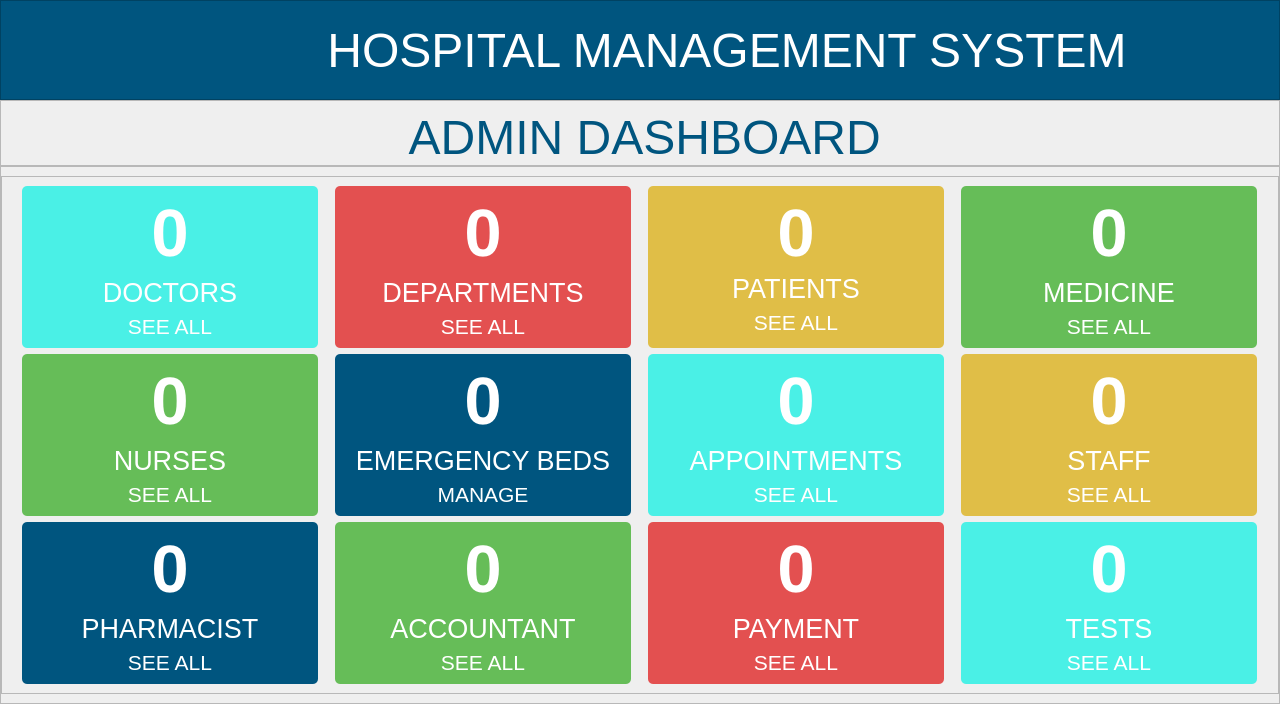
<?xml version="1.0" encoding="UTF-8"?>
<ui version="4.0">
 <class>MainWindow</class>
 <widget class="QMainWindow" name="MainWindow">
  <property name="geometry">
   <rect>
    <x>0</x>
    <y>0</y>
    <width>1280</width>
    <height>704</height>
   </rect>
  </property>
  <property name="windowTitle">
   <string>MainWindow</string>
  </property>
  <widget class="QWidget" name="centralwidget">
   <property name="minimumSize">
    <size>
     <width>1280</width>
     <height>700</height>
    </size>
   </property>
   <layout class="QVBoxLayout" name="verticalLayout_2">
    <property name="spacing">
     <number>0</number>
    </property>
    <property name="leftMargin">
     <number>0</number>
    </property>
    <property name="topMargin">
     <number>0</number>
    </property>
    <property name="rightMargin">
     <number>0</number>
    </property>
    <property name="bottomMargin">
     <number>0</number>
    </property>
    <item>
     <widget class="QFrame" name="header_frame">
      <property name="sizePolicy">
       <sizepolicy hsizetype="Preferred" vsizetype="Preferred">
        <horstretch>0</horstretch>
        <verstretch>0</verstretch>
       </sizepolicy>
      </property>
      <property name="minimumSize">
       <size>
        <width>1280</width>
        <height>100</height>
       </size>
      </property>
      <property name="maximumSize">
       <size>
        <width>16777215</width>
        <height>100</height>
       </size>
      </property>
      <property name="styleSheet">
       <string notr="true">background-color:rgb(0, 85, 127);</string>
      </property>
      <property name="frameShape">
       <enum>QFrame::StyledPanel</enum>
      </property>
      <property name="frameShadow">
       <enum>QFrame::Raised</enum>
      </property>
      <layout class="QHBoxLayout" name="horizontalLayout">
       <property name="sizeConstraint">
        <enum>QLayout::SetDefaultConstraint</enum>
       </property>
       <property name="leftMargin">
        <number>0</number>
       </property>
       <property name="topMargin">
        <number>0</number>
       </property>
       <property name="rightMargin">
        <number>0</number>
       </property>
       <property name="bottomMargin">
        <number>0</number>
       </property>
       <item>
        <widget class="QFrame" name="logo_frame">
         <property name="minimumSize">
          <size>
           <width>80</width>
           <height>50</height>
          </size>
         </property>
         <property name="maximumSize">
          <size>
           <width>100</width>
           <height>16777215</height>
          </size>
         </property>
         <property name="styleSheet">
          <string notr="true">background-color:transparent;
margin-top:6px;
margin-bottom:0px;</string>
         </property>
         <property name="frameShape">
          <enum>QFrame::StyledPanel</enum>
         </property>
         <property name="frameShadow">
          <enum>QFrame::Raised</enum>
         </property>
         <widget class="QLabel" name="logo">
          <property name="geometry">
           <rect>
            <x>20</x>
            <y>10</y>
            <width>61</width>
            <height>71</height>
           </rect>
          </property>
          <property name="styleSheet">
           <string notr="true"/>
          </property>
          <property name="text">
           <string/>
          </property>
          <property name="pixmap">
           <pixmap resource="../../assets/resources.qrc">:/reosurces_logo/back-svgrepo-com.svg</pixmap>
          </property>
          <property name="scaledContents">
           <bool>true</bool>
          </property>
          <property name="alignment">
           <set>Qt::AlignCenter</set>
          </property>
         </widget>
        </widget>
       </item>
       <item>
        <widget class="QFrame" name="title_frame">
         <property name="minimumSize">
          <size>
           <width>1280</width>
           <height>0</height>
          </size>
         </property>
         <property name="font">
          <font>
           <pointsize>42</pointsize>
          </font>
         </property>
         <property name="styleSheet">
          <string notr="true">background-color:transparent;</string>
         </property>
         <property name="frameShape">
          <enum>QFrame::StyledPanel</enum>
         </property>
         <property name="frameShadow">
          <enum>QFrame::Raised</enum>
         </property>
         <layout class="QVBoxLayout" name="verticalLayout">
          <item alignment="Qt::AlignHCenter">
           <widget class="QLabel" name="title_label">
            <property name="minimumSize">
             <size>
              <width>800</width>
              <height>0</height>
             </size>
            </property>
            <property name="font">
             <font>
              <pointsize>36</pointsize>
             </font>
            </property>
            <property name="styleSheet">
             <string notr="true">color:#fff;</string>
            </property>
            <property name="text">
             <string>HOSPITAL MANAGEMENT SYSTEM</string>
            </property>
            <property name="alignment">
             <set>Qt::AlignCenter</set>
            </property>
           </widget>
          </item>
         </layout>
        </widget>
       </item>
      </layout>
     </widget>
    </item>
    <item>
     <widget class="QFrame" name="frame_15">
      <property name="maximumSize">
       <size>
        <width>16777215</width>
        <height>80</height>
       </size>
      </property>
      <property name="frameShape">
       <enum>QFrame::StyledPanel</enum>
      </property>
      <property name="frameShadow">
       <enum>QFrame::Raised</enum>
      </property>
      <layout class="QVBoxLayout" name="verticalLayout_22">
       <property name="bottomMargin">
        <number>0</number>
       </property>
       <item alignment="Qt::AlignHCenter">
        <widget class="QLabel" name="label_19">
         <property name="font">
          <font>
           <pointsize>36</pointsize>
          </font>
         </property>
         <property name="styleSheet">
          <string notr="true">color:rgb(0, 85, 127);</string>
         </property>
         <property name="text">
          <string> ADMIN DASHBOARD</string>
         </property>
        </widget>
       </item>
      </layout>
     </widget>
    </item>
    <item>
     <widget class="QFrame" name="frame_2">
      <property name="styleSheet">
       <string notr="true"/>
      </property>
      <property name="frameShape">
       <enum>QFrame::StyledPanel</enum>
      </property>
      <property name="frameShadow">
       <enum>QFrame::Raised</enum>
      </property>
      <layout class="QGridLayout" name="gridLayout_2">
       <property name="leftMargin">
        <number>0</number>
       </property>
       <property name="rightMargin">
        <number>0</number>
       </property>
       <item row="0" column="0">
        <widget class="QFrame" name="grid_user_data">
         <property name="frameShape">
          <enum>QFrame::StyledPanel</enum>
         </property>
         <property name="frameShadow">
          <enum>QFrame::Raised</enum>
         </property>
         <layout class="QGridLayout" name="gridLayout">
          <item row="0" column="0">
           <widget class="QFrame" name="doc_frame">
            <property name="minimumSize">
             <size>
              <width>296</width>
              <height>0</height>
             </size>
            </property>
            <property name="maximumSize">
             <size>
              <width>296</width>
              <height>16777215</height>
             </size>
            </property>
            <property name="styleSheet">
             <string notr="true">background-color:#4AF0E6;
border-radius:5px;
color:white;</string>
            </property>
            <property name="frameShape">
             <enum>QFrame::StyledPanel</enum>
            </property>
            <property name="frameShadow">
             <enum>QFrame::Raised</enum>
            </property>
            <layout class="QVBoxLayout" name="verticalLayout_5">
             <item>
              <widget class="QLabel" name="test_count_label">
               <property name="font">
                <font>
                 <pointsize>50</pointsize>
                 <weight>75</weight>
                 <bold>true</bold>
                 <underline>false</underline>
                 <strikeout>false</strikeout>
                </font>
               </property>
               <property name="text">
                <string>0</string>
               </property>
               <property name="alignment">
                <set>Qt::AlignCenter</set>
               </property>
              </widget>
             </item>
             <item>
              <widget class="QLabel" name="label_9">
               <property name="font">
                <font>
                 <pointsize>20</pointsize>
                </font>
               </property>
               <property name="text">
                <string>DOCTORS</string>
               </property>
               <property name="alignment">
                <set>Qt::AlignCenter</set>
               </property>
               <property name="margin">
                <number>6</number>
               </property>
              </widget>
             </item>
             <item>
              <widget class="QPushButton" name="docstSeeBtn">
               <property name="maximumSize">
                <size>
                 <width>16777215</width>
                 <height>40</height>
                </size>
               </property>
               <property name="font">
                <font>
                 <pointsize>16</pointsize>
                </font>
               </property>
               <property name="cursor">
                <cursorShape>PointingHandCursor</cursorShape>
               </property>
               <property name="text">
                <string>SEE ALL</string>
               </property>
              </widget>
             </item>
            </layout>
           </widget>
          </item>
          <item row="0" column="1">
           <widget class="QFrame" name="dept_frame">
            <property name="minimumSize">
             <size>
              <width>296</width>
              <height>0</height>
             </size>
            </property>
            <property name="maximumSize">
             <size>
              <width>296</width>
              <height>16777215</height>
             </size>
            </property>
            <property name="styleSheet">
             <string notr="true">background-color:#E35050;
border-radius:5px;
color:white;</string>
            </property>
            <property name="frameShape">
             <enum>QFrame::StyledPanel</enum>
            </property>
            <property name="frameShadow">
             <enum>QFrame::Raised</enum>
            </property>
            <layout class="QVBoxLayout" name="verticalLayout_15">
             <item>
              <widget class="QLabel" name="rep_count_label_7">
               <property name="font">
                <font>
                 <pointsize>50</pointsize>
                 <weight>75</weight>
                 <bold>true</bold>
                 <underline>false</underline>
                </font>
               </property>
               <property name="text">
                <string>0</string>
               </property>
               <property name="alignment">
                <set>Qt::AlignCenter</set>
               </property>
              </widget>
             </item>
             <item>
              <widget class="QLabel" name="label_20">
               <property name="font">
                <font>
                 <pointsize>20</pointsize>
                </font>
               </property>
               <property name="text">
                <string>DEPARTMENTS</string>
               </property>
               <property name="alignment">
                <set>Qt::AlignCenter</set>
               </property>
               <property name="margin">
                <number>6</number>
               </property>
              </widget>
             </item>
             <item>
              <widget class="QPushButton" name="dept_seeBtn">
               <property name="maximumSize">
                <size>
                 <width>16777215</width>
                 <height>40</height>
                </size>
               </property>
               <property name="font">
                <font>
                 <pointsize>16</pointsize>
                </font>
               </property>
               <property name="cursor">
                <cursorShape>PointingHandCursor</cursorShape>
               </property>
               <property name="text">
                <string>SEE ALL</string>
               </property>
              </widget>
             </item>
            </layout>
           </widget>
          </item>
          <item row="0" column="2">
           <widget class="QFrame" name="pat_frame">
            <property name="minimumSize">
             <size>
              <width>296</width>
              <height>0</height>
             </size>
            </property>
            <property name="maximumSize">
             <size>
              <width>296</width>
              <height>16777215</height>
             </size>
            </property>
            <property name="styleSheet">
             <string notr="true">background-color:#E0BE47;
border-radius:5px;
color:white;</string>
            </property>
            <property name="frameShape">
             <enum>QFrame::StyledPanel</enum>
            </property>
            <property name="frameShadow">
             <enum>QFrame::Raised</enum>
            </property>
            <layout class="QVBoxLayout" name="verticalLayout_6">
             <property name="spacing">
              <number>0</number>
             </property>
             <item>
              <widget class="QLabel" name="doc_count_label">
               <property name="font">
                <font>
                 <pointsize>50</pointsize>
                 <weight>75</weight>
                 <bold>true</bold>
                 <underline>false</underline>
                </font>
               </property>
               <property name="styleSheet">
                <string notr="true"/>
               </property>
               <property name="lineWidth">
                <number>1</number>
               </property>
               <property name="text">
                <string>0</string>
               </property>
               <property name="alignment">
                <set>Qt::AlignBottom|Qt::AlignHCenter</set>
               </property>
              </widget>
             </item>
             <item>
              <widget class="QLabel" name="label_7">
               <property name="font">
                <font>
                 <pointsize>20</pointsize>
                </font>
               </property>
               <property name="styleSheet">
                <string notr="true"/>
               </property>
               <property name="text">
                <string>PATIENTS</string>
               </property>
               <property name="alignment">
                <set>Qt::AlignCenter</set>
               </property>
               <property name="margin">
                <number>6</number>
               </property>
              </widget>
             </item>
             <item>
              <widget class="QPushButton" name="patientSeeBtn">
               <property name="maximumSize">
                <size>
                 <width>16777215</width>
                 <height>40</height>
                </size>
               </property>
               <property name="font">
                <font>
                 <pointsize>16</pointsize>
                 <weight>50</weight>
                 <bold>false</bold>
                </font>
               </property>
               <property name="cursor">
                <cursorShape>PointingHandCursor</cursorShape>
               </property>
               <property name="text">
                <string>SEE ALL</string>
               </property>
              </widget>
             </item>
            </layout>
           </widget>
          </item>
          <item row="0" column="3">
           <widget class="QFrame" name="med_frame">
            <property name="minimumSize">
             <size>
              <width>296</width>
              <height>0</height>
             </size>
            </property>
            <property name="maximumSize">
             <size>
              <width>296</width>
              <height>16777215</height>
             </size>
            </property>
            <property name="styleSheet">
             <string notr="true">background-color:#66BD58;
border-radius:5px;
color:white;</string>
            </property>
            <property name="frameShape">
             <enum>QFrame::StyledPanel</enum>
            </property>
            <property name="frameShadow">
             <enum>QFrame::Raised</enum>
            </property>
            <layout class="QVBoxLayout" name="verticalLayout_11">
             <item>
              <widget class="QLabel" name="rep_count_label_3">
               <property name="font">
                <font>
                 <pointsize>50</pointsize>
                 <weight>75</weight>
                 <bold>true</bold>
                 <underline>false</underline>
                </font>
               </property>
               <property name="text">
                <string>0</string>
               </property>
               <property name="alignment">
                <set>Qt::AlignCenter</set>
               </property>
              </widget>
             </item>
             <item>
              <widget class="QLabel" name="label_15">
               <property name="font">
                <font>
                 <pointsize>20</pointsize>
                </font>
               </property>
               <property name="text">
                <string>MEDICINE</string>
               </property>
               <property name="alignment">
                <set>Qt::AlignCenter</set>
               </property>
               <property name="margin">
                <number>6</number>
               </property>
              </widget>
             </item>
             <item>
              <widget class="QPushButton" name="medSeeBtn">
               <property name="maximumSize">
                <size>
                 <width>16777215</width>
                 <height>40</height>
                </size>
               </property>
               <property name="font">
                <font>
                 <pointsize>16</pointsize>
                </font>
               </property>
               <property name="cursor">
                <cursorShape>PointingHandCursor</cursorShape>
               </property>
               <property name="text">
                <string>SEE ALL</string>
               </property>
              </widget>
             </item>
            </layout>
           </widget>
          </item>
          <item row="1" column="0">
           <widget class="QFrame" name="order_frame">
            <property name="minimumSize">
             <size>
              <width>296</width>
              <height>0</height>
             </size>
            </property>
            <property name="maximumSize">
             <size>
              <width>296</width>
              <height>16777215</height>
             </size>
            </property>
            <property name="styleSheet">
             <string notr="true">background-color:#66BD58;
border-radius:5px;
color:white;</string>
            </property>
            <property name="frameShape">
             <enum>QFrame::StyledPanel</enum>
            </property>
            <property name="frameShadow">
             <enum>QFrame::Raised</enum>
            </property>
            <layout class="QVBoxLayout" name="verticalLayout_7">
             <item>
              <widget class="QLabel" name="med_count_label">
               <property name="font">
                <font>
                 <pointsize>50</pointsize>
                 <weight>75</weight>
                 <bold>true</bold>
                 <underline>false</underline>
                </font>
               </property>
               <property name="text">
                <string>0</string>
               </property>
               <property name="alignment">
                <set>Qt::AlignCenter</set>
               </property>
              </widget>
             </item>
             <item>
              <widget class="QLabel" name="label_10">
               <property name="font">
                <font>
                 <pointsize>20</pointsize>
                </font>
               </property>
               <property name="text">
                <string>NURSES</string>
               </property>
               <property name="alignment">
                <set>Qt::AlignCenter</set>
               </property>
               <property name="margin">
                <number>6</number>
               </property>
              </widget>
             </item>
             <item>
              <widget class="QPushButton" name="nurseSeeBtn">
               <property name="maximumSize">
                <size>
                 <width>16777215</width>
                 <height>40</height>
                </size>
               </property>
               <property name="font">
                <font>
                 <pointsize>16</pointsize>
                </font>
               </property>
               <property name="cursor">
                <cursorShape>PointingHandCursor</cursorShape>
               </property>
               <property name="text">
                <string>SEE ALL</string>
               </property>
              </widget>
             </item>
            </layout>
           </widget>
          </item>
          <item row="1" column="1">
           <widget class="QFrame" name="test_frame_2">
            <property name="minimumSize">
             <size>
              <width>200</width>
              <height>0</height>
             </size>
            </property>
            <property name="maximumSize">
             <size>
              <width>296</width>
              <height>16777215</height>
             </size>
            </property>
            <property name="styleSheet">
             <string notr="true">background-color:rgb(0, 85, 127);
border-radius:5px;
color:white;</string>
            </property>
            <property name="frameShape">
             <enum>QFrame::StyledPanel</enum>
            </property>
            <property name="frameShadow">
             <enum>QFrame::Raised</enum>
            </property>
            <layout class="QVBoxLayout" name="verticalLayout_9">
             <item>
              <widget class="QLabel" name="test_count_label_2">
               <property name="font">
                <font>
                 <pointsize>50</pointsize>
                 <weight>75</weight>
                 <bold>true</bold>
                 <underline>false</underline>
                 <strikeout>false</strikeout>
                </font>
               </property>
               <property name="text">
                <string>0</string>
               </property>
               <property name="alignment">
                <set>Qt::AlignCenter</set>
               </property>
              </widget>
             </item>
             <item>
              <widget class="QLabel" name="label_11">
               <property name="font">
                <font>
                 <pointsize>20</pointsize>
                </font>
               </property>
               <property name="text">
                <string>EMERGENCY BEDS</string>
               </property>
               <property name="alignment">
                <set>Qt::AlignCenter</set>
               </property>
               <property name="margin">
                <number>6</number>
               </property>
              </widget>
             </item>
             <item>
              <widget class="QPushButton" name="emergRmMngeBtn">
               <property name="maximumSize">
                <size>
                 <width>16777215</width>
                 <height>40</height>
                </size>
               </property>
               <property name="font">
                <font>
                 <pointsize>16</pointsize>
                </font>
               </property>
               <property name="cursor">
                <cursorShape>PointingHandCursor</cursorShape>
               </property>
               <property name="text">
                <string>MANAGE</string>
               </property>
              </widget>
             </item>
            </layout>
           </widget>
          </item>
          <item row="1" column="2">
           <widget class="QFrame" name="appnt_frame_2">
            <property name="minimumSize">
             <size>
              <width>296</width>
              <height>0</height>
             </size>
            </property>
            <property name="maximumSize">
             <size>
              <width>296</width>
              <height>16777215</height>
             </size>
            </property>
            <property name="styleSheet">
             <string notr="true">background-color:#4AF0E6;
border-radius:5px;
color:white;</string>
            </property>
            <property name="frameShape">
             <enum>QFrame::StyledPanel</enum>
            </property>
            <property name="frameShadow">
             <enum>QFrame::Raised</enum>
            </property>
            <layout class="QVBoxLayout" name="verticalLayout_10">
             <item>
              <widget class="QLabel" name="rep_count_label_2">
               <property name="font">
                <font>
                 <pointsize>50</pointsize>
                 <weight>75</weight>
                 <bold>true</bold>
                 <underline>false</underline>
                </font>
               </property>
               <property name="text">
                <string>0</string>
               </property>
               <property name="alignment">
                <set>Qt::AlignCenter</set>
               </property>
              </widget>
             </item>
             <item>
              <widget class="QLabel" name="label_14">
               <property name="font">
                <font>
                 <pointsize>20</pointsize>
                </font>
               </property>
               <property name="text">
                <string>APPOINTMENTS</string>
               </property>
               <property name="alignment">
                <set>Qt::AlignCenter</set>
               </property>
               <property name="margin">
                <number>6</number>
               </property>
              </widget>
             </item>
             <item>
              <widget class="QPushButton" name="appnt_seeBtn">
               <property name="maximumSize">
                <size>
                 <width>16777215</width>
                 <height>40</height>
                </size>
               </property>
               <property name="font">
                <font>
                 <pointsize>16</pointsize>
                </font>
               </property>
               <property name="cursor">
                <cursorShape>PointingHandCursor</cursorShape>
               </property>
               <property name="text">
                <string>SEE ALL</string>
               </property>
              </widget>
             </item>
            </layout>
           </widget>
          </item>
          <item row="1" column="3">
           <widget class="QFrame" name="reports_frame">
            <property name="minimumSize">
             <size>
              <width>296</width>
              <height>0</height>
             </size>
            </property>
            <property name="maximumSize">
             <size>
              <width>296</width>
              <height>16777215</height>
             </size>
            </property>
            <property name="styleSheet">
             <string notr="true">background-color:#E0BE47;
border-radius:5px;
color:white;</string>
            </property>
            <property name="frameShape">
             <enum>QFrame::StyledPanel</enum>
            </property>
            <property name="frameShadow">
             <enum>QFrame::Raised</enum>
            </property>
            <layout class="QVBoxLayout" name="verticalLayout_8">
             <item>
              <widget class="QLabel" name="rep_count_label">
               <property name="font">
                <font>
                 <pointsize>50</pointsize>
                 <weight>75</weight>
                 <bold>true</bold>
                 <underline>false</underline>
                </font>
               </property>
               <property name="text">
                <string>0</string>
               </property>
               <property name="alignment">
                <set>Qt::AlignCenter</set>
               </property>
              </widget>
             </item>
             <item>
              <widget class="QLabel" name="label_13">
               <property name="font">
                <font>
                 <pointsize>20</pointsize>
                </font>
               </property>
               <property name="text">
                <string>STAFF</string>
               </property>
               <property name="alignment">
                <set>Qt::AlignCenter</set>
               </property>
               <property name="margin">
                <number>6</number>
               </property>
              </widget>
             </item>
             <item>
              <widget class="QPushButton" name="staffSeeBtn">
               <property name="maximumSize">
                <size>
                 <width>16777215</width>
                 <height>40</height>
                </size>
               </property>
               <property name="font">
                <font>
                 <pointsize>16</pointsize>
                </font>
               </property>
               <property name="cursor">
                <cursorShape>PointingHandCursor</cursorShape>
               </property>
               <property name="text">
                <string>SEE ALL</string>
               </property>
              </widget>
             </item>
            </layout>
           </widget>
          </item>
          <item row="2" column="0">
           <widget class="QFrame" name="pharma_frame">
            <property name="minimumSize">
             <size>
              <width>296</width>
              <height>0</height>
             </size>
            </property>
            <property name="maximumSize">
             <size>
              <width>296</width>
              <height>16777215</height>
             </size>
            </property>
            <property name="styleSheet">
             <string notr="true">background-color:rgb(0, 85, 127);
border-radius:5px;
color:white;</string>
            </property>
            <property name="frameShape">
             <enum>QFrame::StyledPanel</enum>
            </property>
            <property name="frameShadow">
             <enum>QFrame::Raised</enum>
            </property>
            <layout class="QVBoxLayout" name="verticalLayout_12">
             <item>
              <widget class="QLabel" name="rep_count_label_4">
               <property name="font">
                <font>
                 <pointsize>50</pointsize>
                 <weight>75</weight>
                 <bold>true</bold>
                 <underline>false</underline>
                </font>
               </property>
               <property name="text">
                <string>0</string>
               </property>
               <property name="alignment">
                <set>Qt::AlignCenter</set>
               </property>
              </widget>
             </item>
             <item>
              <widget class="QLabel" name="label_16">
               <property name="font">
                <font>
                 <pointsize>20</pointsize>
                </font>
               </property>
               <property name="text">
                <string>PHARMACIST</string>
               </property>
               <property name="alignment">
                <set>Qt::AlignCenter</set>
               </property>
               <property name="margin">
                <number>6</number>
               </property>
              </widget>
             </item>
             <item>
              <widget class="QPushButton" name="pharmSeeBtn">
               <property name="maximumSize">
                <size>
                 <width>16777215</width>
                 <height>40</height>
                </size>
               </property>
               <property name="font">
                <font>
                 <pointsize>16</pointsize>
                </font>
               </property>
               <property name="cursor">
                <cursorShape>PointingHandCursor</cursorShape>
               </property>
               <property name="text">
                <string>SEE ALL</string>
               </property>
              </widget>
             </item>
            </layout>
           </widget>
          </item>
          <item row="2" column="1">
           <widget class="QFrame" name="reports_frame_6">
            <property name="minimumSize">
             <size>
              <width>296</width>
              <height>0</height>
             </size>
            </property>
            <property name="maximumSize">
             <size>
              <width>296</width>
              <height>16777215</height>
             </size>
            </property>
            <property name="styleSheet">
             <string notr="true">background-color:#66BD58;
border-radius:5px;
color:white;</string>
            </property>
            <property name="frameShape">
             <enum>QFrame::StyledPanel</enum>
            </property>
            <property name="frameShadow">
             <enum>QFrame::Raised</enum>
            </property>
            <layout class="QVBoxLayout" name="verticalLayout_14">
             <item>
              <widget class="QLabel" name="rep_count_label_6">
               <property name="font">
                <font>
                 <pointsize>50</pointsize>
                 <weight>75</weight>
                 <bold>true</bold>
                 <underline>false</underline>
                </font>
               </property>
               <property name="text">
                <string>0</string>
               </property>
               <property name="alignment">
                <set>Qt::AlignCenter</set>
               </property>
              </widget>
             </item>
             <item>
              <widget class="QLabel" name="label_18">
               <property name="font">
                <font>
                 <pointsize>20</pointsize>
                </font>
               </property>
               <property name="text">
                <string>ACCOUNTANT</string>
               </property>
               <property name="alignment">
                <set>Qt::AlignCenter</set>
               </property>
               <property name="margin">
                <number>6</number>
               </property>
              </widget>
             </item>
             <item>
              <widget class="QPushButton" name="acountantSeeBtn">
               <property name="maximumSize">
                <size>
                 <width>16777215</width>
                 <height>40</height>
                </size>
               </property>
               <property name="font">
                <font>
                 <pointsize>16</pointsize>
                </font>
               </property>
               <property name="cursor">
                <cursorShape>PointingHandCursor</cursorShape>
               </property>
               <property name="text">
                <string>SEE ALL</string>
               </property>
              </widget>
             </item>
            </layout>
           </widget>
          </item>
          <item row="2" column="2">
           <widget class="QFrame" name="reports_frame_5">
            <property name="minimumSize">
             <size>
              <width>296</width>
              <height>0</height>
             </size>
            </property>
            <property name="maximumSize">
             <size>
              <width>296</width>
              <height>16777215</height>
             </size>
            </property>
            <property name="styleSheet">
             <string notr="true">background-color:#E35050;
border-radius:5px;
color:white;</string>
            </property>
            <property name="frameShape">
             <enum>QFrame::StyledPanel</enum>
            </property>
            <property name="frameShadow">
             <enum>QFrame::Raised</enum>
            </property>
            <layout class="QVBoxLayout" name="verticalLayout_13">
             <item>
              <widget class="QLabel" name="rep_count_label_5">
               <property name="font">
                <font>
                 <pointsize>50</pointsize>
                 <weight>75</weight>
                 <bold>true</bold>
                 <underline>false</underline>
                </font>
               </property>
               <property name="text">
                <string>0</string>
               </property>
               <property name="alignment">
                <set>Qt::AlignCenter</set>
               </property>
              </widget>
             </item>
             <item>
              <widget class="QLabel" name="label_17">
               <property name="font">
                <font>
                 <pointsize>20</pointsize>
                </font>
               </property>
               <property name="text">
                <string>PAYMENT</string>
               </property>
               <property name="alignment">
                <set>Qt::AlignCenter</set>
               </property>
               <property name="margin">
                <number>6</number>
               </property>
              </widget>
             </item>
             <item>
              <widget class="QPushButton" name="paySeeBtn">
               <property name="maximumSize">
                <size>
                 <width>16777215</width>
                 <height>40</height>
                </size>
               </property>
               <property name="font">
                <font>
                 <pointsize>16</pointsize>
                </font>
               </property>
               <property name="cursor">
                <cursorShape>PointingHandCursor</cursorShape>
               </property>
               <property name="text">
                <string>SEE ALL</string>
               </property>
              </widget>
             </item>
            </layout>
           </widget>
          </item>
          <item row="2" column="3">
           <widget class="QFrame" name="reports_frame_8">
            <property name="minimumSize">
             <size>
              <width>296</width>
              <height>0</height>
             </size>
            </property>
            <property name="maximumSize">
             <size>
              <width>296</width>
              <height>16777215</height>
             </size>
            </property>
            <property name="styleSheet">
             <string notr="true">background-color:#4AF0E6;
border-radius:5px;
color:white;</string>
            </property>
            <property name="frameShape">
             <enum>QFrame::StyledPanel</enum>
            </property>
            <property name="frameShadow">
             <enum>QFrame::Raised</enum>
            </property>
            <layout class="QVBoxLayout" name="verticalLayout_16">
             <item>
              <widget class="QLabel" name="rep_count_label_8">
               <property name="font">
                <font>
                 <pointsize>50</pointsize>
                 <weight>75</weight>
                 <bold>true</bold>
                 <underline>false</underline>
                </font>
               </property>
               <property name="text">
                <string>0</string>
               </property>
               <property name="alignment">
                <set>Qt::AlignCenter</set>
               </property>
              </widget>
             </item>
             <item>
              <widget class="QLabel" name="label_21">
               <property name="font">
                <font>
                 <pointsize>20</pointsize>
                </font>
               </property>
               <property name="text">
                <string>TESTS</string>
               </property>
               <property name="alignment">
                <set>Qt::AlignCenter</set>
               </property>
               <property name="margin">
                <number>6</number>
               </property>
              </widget>
             </item>
             <item>
              <widget class="QPushButton" name="testSeeBtn">
               <property name="maximumSize">
                <size>
                 <width>16777215</width>
                 <height>40</height>
                </size>
               </property>
               <property name="font">
                <font>
                 <pointsize>16</pointsize>
                </font>
               </property>
               <property name="cursor">
                <cursorShape>PointingHandCursor</cursorShape>
               </property>
               <property name="text">
                <string>SEE ALL</string>
               </property>
              </widget>
             </item>
            </layout>
           </widget>
          </item>
         </layout>
        </widget>
       </item>
      </layout>
     </widget>
    </item>
   </layout>
  </widget>
 </widget>
 <resources>
  <include location="../../assets/resources.qrc"/>
 </resources>
 <connections/>
</ui>
